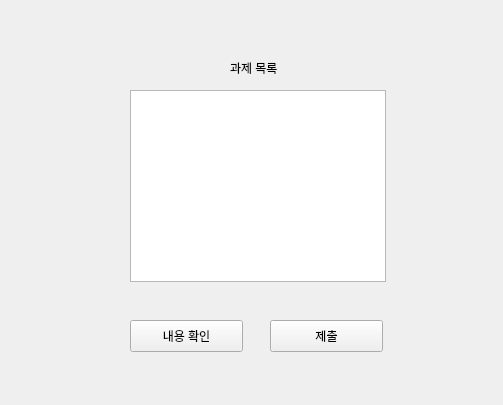
<?xml version="1.0" encoding="UTF-8"?>
<ui version="4.0">
 <class>Form</class>
 <widget class="QWidget" name="Form">
  <property name="geometry">
   <rect>
    <x>0</x>
    <y>0</y>
    <width>503</width>
    <height>405</height>
   </rect>
  </property>
  <property name="windowTitle">
   <string>Form</string>
  </property>
  <widget class="QLabel" name="label_className">
   <property name="geometry">
    <rect>
     <x>140</x>
     <y>30</y>
     <width>60</width>
     <height>16</height>
    </rect>
   </property>
   <property name="text">
    <string/>
   </property>
  </widget>
  <widget class="QLabel" name="label_studentName">
   <property name="geometry">
    <rect>
     <x>320</x>
     <y>30</y>
     <width>60</width>
     <height>16</height>
    </rect>
   </property>
   <property name="text">
    <string/>
   </property>
  </widget>
  <widget class="QLabel" name="label_HomeworkList">
   <property name="geometry">
    <rect>
     <x>230</x>
     <y>60</y>
     <width>60</width>
     <height>16</height>
    </rect>
   </property>
   <property name="text">
    <string>과제 목록</string>
   </property>
  </widget>
  <widget class="QListWidget" name="listWidget">
   <property name="geometry">
    <rect>
     <x>130</x>
     <y>90</y>
     <width>256</width>
     <height>192</height>
    </rect>
   </property>
  </widget>
  <widget class="QPushButton" name="pushButton_checkInfo">
   <property name="geometry">
    <rect>
     <x>130</x>
     <y>320</y>
     <width>113</width>
     <height>32</height>
    </rect>
   </property>
   <property name="text">
    <string>내용 확인</string>
   </property>
  </widget>
  <widget class="QPushButton" name="pushButton_submit">
   <property name="geometry">
    <rect>
     <x>270</x>
     <y>320</y>
     <width>113</width>
     <height>32</height>
    </rect>
   </property>
   <property name="text">
    <string>제출</string>
   </property>
  </widget>
 </widget>
 <resources/>
 <connections/>
</ui>
